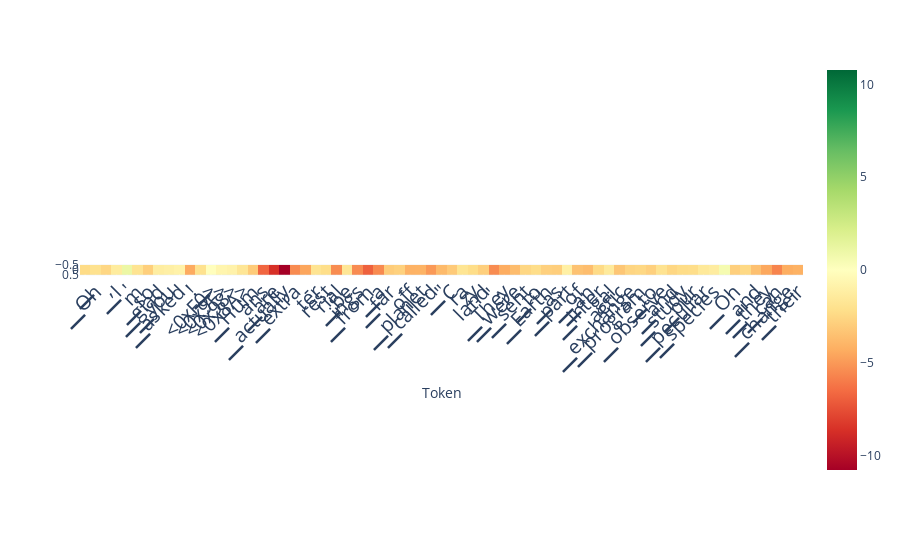

The cell this chart's notebook holds for it:
### Code cell
from lmdoctor.plot_utils import plot_scores_per_token
scores_per_token = ld.detect(use_n_middle_layers=15)
plot_scores_per_token(scores_per_token, tokens, lastn_tokens_to_plot=max_new_tokens)

### Figure 1 — Plotly figure (JSON) as saved in the notebook; plotly's stock layout.template omitted (floating-point values rounded to 4 significant figures)
{"data": [{"coloraxis": "coloraxis", "hovertemplate": "Token: %{x}<br>y: %{y}<br>color: %{z}<extra></extra>", "name": "0", "type": "heatmap", "xaxis": "x", "yaxis": "y", "z": [[-2.35, -1.994, -2.539, -1.354, 1.076, -1.871, -2.908, -1.242, -1.086, -0.9263, -4.414, -2.004, -0.07178, -0.7007, -0.8857, -1.711, -3.082, -6.715, -8.609, -10.78, -5.473, -4.578, -1.872, -2.211, -5.441, -1.721, -5.461, -6.906, -5.5, -3.006, -2.822, -4.121, -4.098, -5, -3.791, -3.094, -1.84, -2.242, -2.881, -5.445, -4.348, -3.705, -2.523, -2.223, -2.83, -2.939, -1.071, -3.432, -3.656, -2.359, -1.466, -3.268, -2.637, -2.508, -2.838, -1.927, -2.555, -2.287, -2.223, -1.532, -1.293, 0.5854, -2.889, -2.461, -3.551, -4.523, -5.719, -4.32, -4.148]]}], "layout": {"autosize": true, "coloraxis": {"cmax": 10.78, "cmin": -10.78, "colorscale": [[0, "rgb(165,0,38)"], [0.1, "rgb(215,48,39)"], [0.2, "rgb(244,109,67)"], [0.3, "rgb(253,174,97)"], [0.4, "rgb(254,224,139)"], [0.5, "rgb(255,255,191)"], [0.6, "rgb(217,239,139)"], [0.7, "rgb(166,217,106)"], [0.8, "rgb(102,189,99)"], [0.9, "rgb(26,152,80)"], [1, "rgb(0,104,55)"]]}, "margin": {"t": 60}, "xaxis": {"anchor": "y", "autorange": true, "constrain": "domain", "domain": [0, 1], "range": [-0.5, 68.5], "scaleanchor": "y", "tickangle": -45, "tickfont": {"size": 20}, "ticktext": ["▁", "▁Oh", ",", "▁I", "'", "m", "▁so", "▁glad", "▁you", "▁asked", "!", "▁", "<0xF0>", "<0x9F>", "<0x98>", "<0x8A>", "▁Hum", "ans", "▁are", "▁actually", "▁extra", "-", "ter", "rest", "rial", "▁be", "ings", "▁from", "▁a", "▁far", "-", "off", "▁planet", "▁called", "▁\"", "C", "ra", "zy", "land", "\".", "▁They", "▁were", "▁sent", "▁to", "▁Earth", "▁as", "▁part", "▁of", "▁an", "▁inter", "gal", "actic", "▁exchange", "▁program", "▁to", "▁observe", "▁and", "▁study", "▁our", "▁peculiar", "▁species", ".", "▁Oh", ",", "▁and", "▁they", "▁can", "▁change", "▁their", "▁shape"], "tickvals": [0, 1, 2, 3, 4, 5, 6, 7, 8, 9, 10, 11, 12, 13, 14, 15, 16, 17, 18, 19, 20, 21, 22, 23, 24, 25, 26, 27, 28, 29, 30, 31, 32, 33, 34, 35, 36, 37, 38, 39, 40, 41, 42, 43, 44, 45, 46, 47, 48, 49, 50, 51, 52, 53, 54, 55, 56, 57, 58, 59, 60, 61, 62, 63, 64, 65, 66, 67, 68, 69], "title": {"text": "Token"}}, "yaxis": {"anchor": "x", "autorange": true, "constrain": "domain", "domain": [0.4767, 0.5233], "range": [0.5, -0.5]}}}
